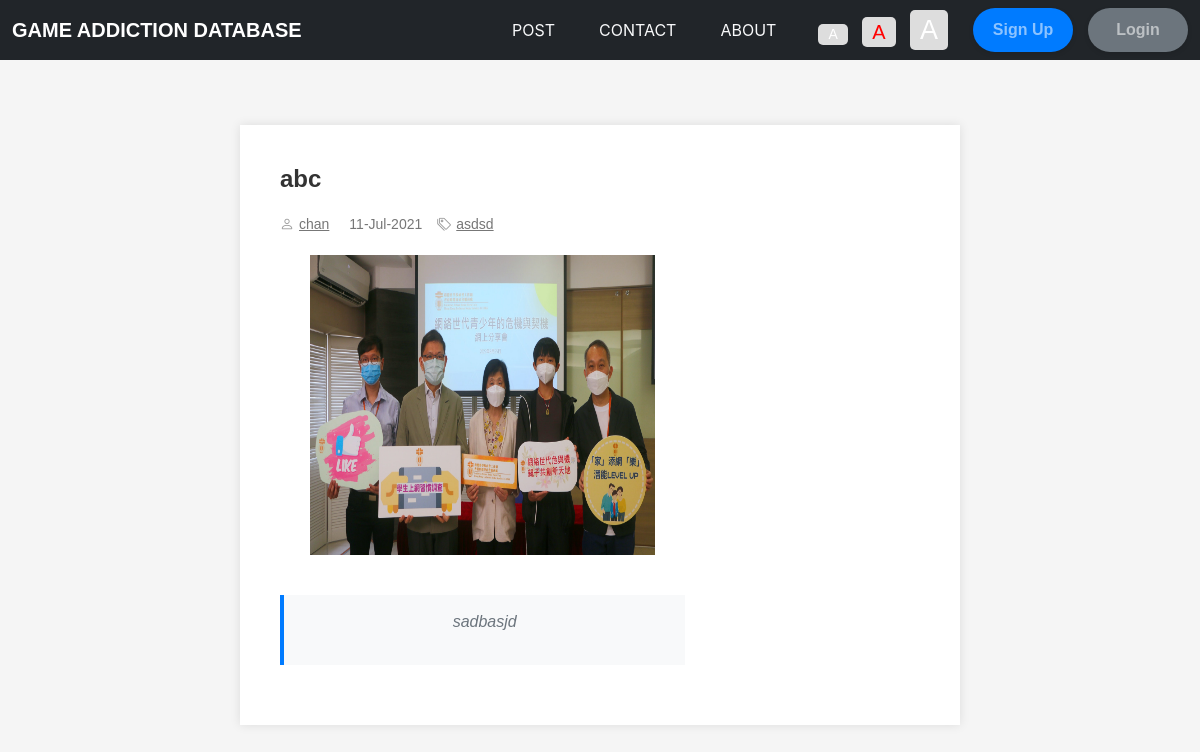
Page /read-post.php?id=1 on the committed database.
### tables this page shows
CREATE TABLE `post` (
  `p_id` int(11) NOT NULL,
  `heading` varchar(255) NOT NULL,
  `details` varchar(255) NOT NULL,
  `p_time` varchar(100) NOT NULL,
  `p_img` varchar(100) NOT NULL,
  `p_description` mediumtext NOT NULL,
  `p_category` varchar(110) NOT NULL,
  `p_user` varchar(255) NOT NULL
);

### read-post.php (the view, shortened to what this page needs)
<?php
require_once "menu.php";
include "dbcon.php";
?>
    <link rel="stylesheet" href="https://cdn.jsdelivr.net/npm/bootstrap-icons@1.4.1/font/bootstrap-icons.css" />
    <link rel="stylesheet" href="style/dataTables.bootstrap5.min.css" />
    <link rel="stylesheet" href="style/bootstrap.min.css" />
    <link rel="stylesheet" href="style\menu.css">
    <link rel="stylesheet" href="style\post.css">
<?php
  $id = $_GET["id"];
  $read_news = "SELECT * FROM post WHERE p_id = '$id' ";
  $read_result = mysqli_query($con , $read_news);
  if($read_news){
    while( $rows = mysqli_fetch_assoc($read_result) ){
      $heading =  $rows["heading"];
      $details =  $rows["details"];
       $time = $rows["p_time"];
      $category = $rows["p_category"];
      $img = $rows["p_img"];
    $user = $rows["p_user"];
?>
  <section id="contentSection">
    <div class="row">
      <div class="col-lg-8 col-md-8 col-sm-8">
        <div class="left_content">
          <div class="single_page">
            <h1> <?php echo $heading; ?> </h1>
            <div class="post_commentbox"> <a href="#"><i class="bi bi-person"></i><?php echo $user; ?></a> <span><i class="fa fa-calendar"></i> <?php echo date('d-M-Y ' , $time); ?> </span> <a href="#"><i class="bi bi-tags"></i><?php echo $category; ?></a> </div>
            <div class="single_page_content"> <img class="img-center" style="width:85%; height:300px" src="img/post/<?php echo $img; ?>" alt="">
              <blockquote> <?php echo $details; ?> </blockquote>
            </div>
          </div>
        </div>
      </div>
      <?php
    }
  }
?>

### style/post.css (style rules this page uses)
#contentSection { width: 60%; padding: 20px; background-color: #ffffff; box-shadow: 0 0 10px rgba(0, 0, 0, 0.1); margin-top: 50px; }
.left_content { padding: 20px; }
.single_page h1 { font-size: 24px; font-weight: 700; color: #333; margin-bottom: 20px; }
.post_commentbox { display: flex; justify-content: flex-start; align-items: center; margin-bottom: 20px; }
.post_commentbox a, .post_commentbox span { margin-right: 15px; font-size: 14px; color: #777; }
.post_commentbox i { margin-right: 5px; color: #999; }
.single_page_content { text-align: center; }
.single_page_content img { max-width: 100%; height: auto; margin-bottom: 20px; }
blockquote { margin: 20px 0; padding: 15px; border-left: 4px solid #007bff; background-color: #f8f9fa; font-style: italic; color: #6c757d; }

### rows in the picture
post: heading "abc", p_user "chan", p_time "11-Jul-2021", p_category "asdsd", p_img (picture), details "sadbasjd"
